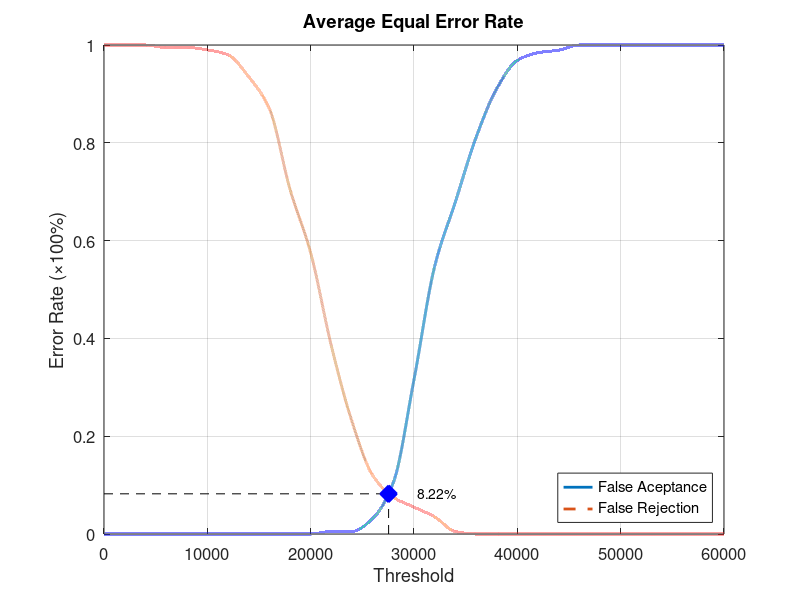
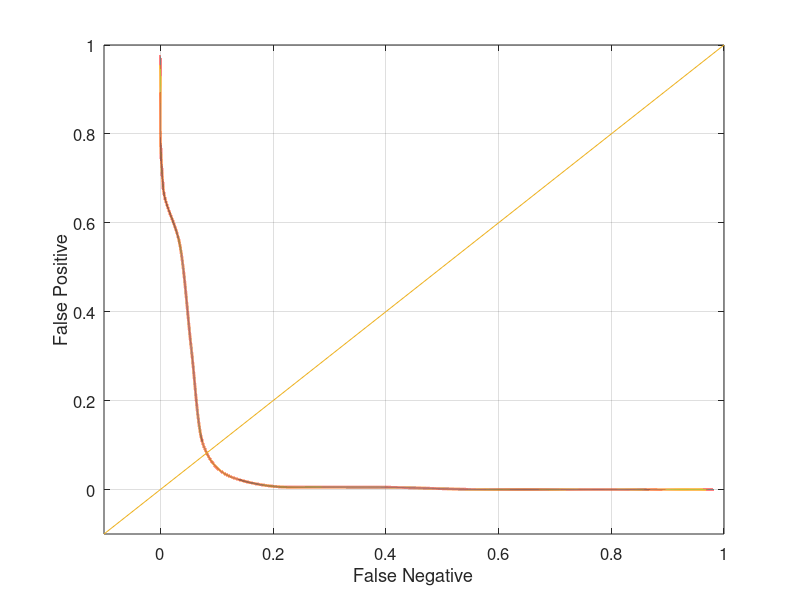

MATLAB code to generate these figures, in order:
function yEER = Database2_4
close all;
clear;
clc;
x = 0:2000:60000;
xq = 0:0.5:60000;

y0 = [0 0 0 0 0 0 0 0 0 0 0 0.00526316 0.00526316 0.0315789 0.105263 0.315789 0.547368 0.678947 0.810526 0.910526 0.968421 0.984211 0.989474 1 1 1 1 1 1 1 1];
yy0 = interp1(x, y0, xq, 'pchip');
y1 = [1 1 1 0.995 0.995 0.99 0.98 0.935 0.87 0.705 0.575 0.385 0.23 0.12 0.075 0.055 0.035 0.005 0 0 0 0 0 0 0 0 0 0 0 0 0];
yy1 = interp1(x, y1, xq, 'pchip');

% Calculating EER: 
y2 = abs(y0 - y1);
find(y2 == min(y2))
yy2 = abs(yy0 - yy1);
xEER = find(yy2 == min(yy2));
xEERIndex = xq(xEER) % X-axis EER
yEER = yy0(xEER) % Y-axis EER

main = figure
plot(xq, yy0,'-','LineWidth', 2);	hold on
plot(xq, yy1,'--','LineWidth', 2);	hold on
plot([xEERIndex xEERIndex], [0 yEER], 'k--');	hold on
plot([0 xEERIndex], [yEER yEER], 'k--');	hold on
plot(xEERIndex, yEER, 'bx', 'LineWidth', 10);	hold on
text(xEERIndex + 10 * xEERIndex / 100, yEER, [num2str(round((10000 * yEER)) / 100) '%'])
legend('False Aceptance', 'False Rejection', 'Location', 'SouthEast')
xlabel('Threshold')
ylabel('Error Rate (\times100%)')
title('Average Equal Error Rate')
set(gca, 'FontSize', 12)
axis([0 60000 0 1])
grid on

print(main, 'Database2_4Main', '-dpng');
FNRxFPR = figure('Color', [1 1 1]);
plot(yy1, yy0, '-', yy1, yy0, 'LineWidth', 2);
hold on
y = -0.1:0.1:1
plot(y, y); 
set(gca, 'FontSize', 12)
xlabel('False Negative')
ylabel('False Positive')
axis([-0.1 1 -0.1 1])
set(gca, 'FontSize', 12)
grid on

print(FNRxFPR, 'Database2_4FNRxFPR','-dpng');
end
